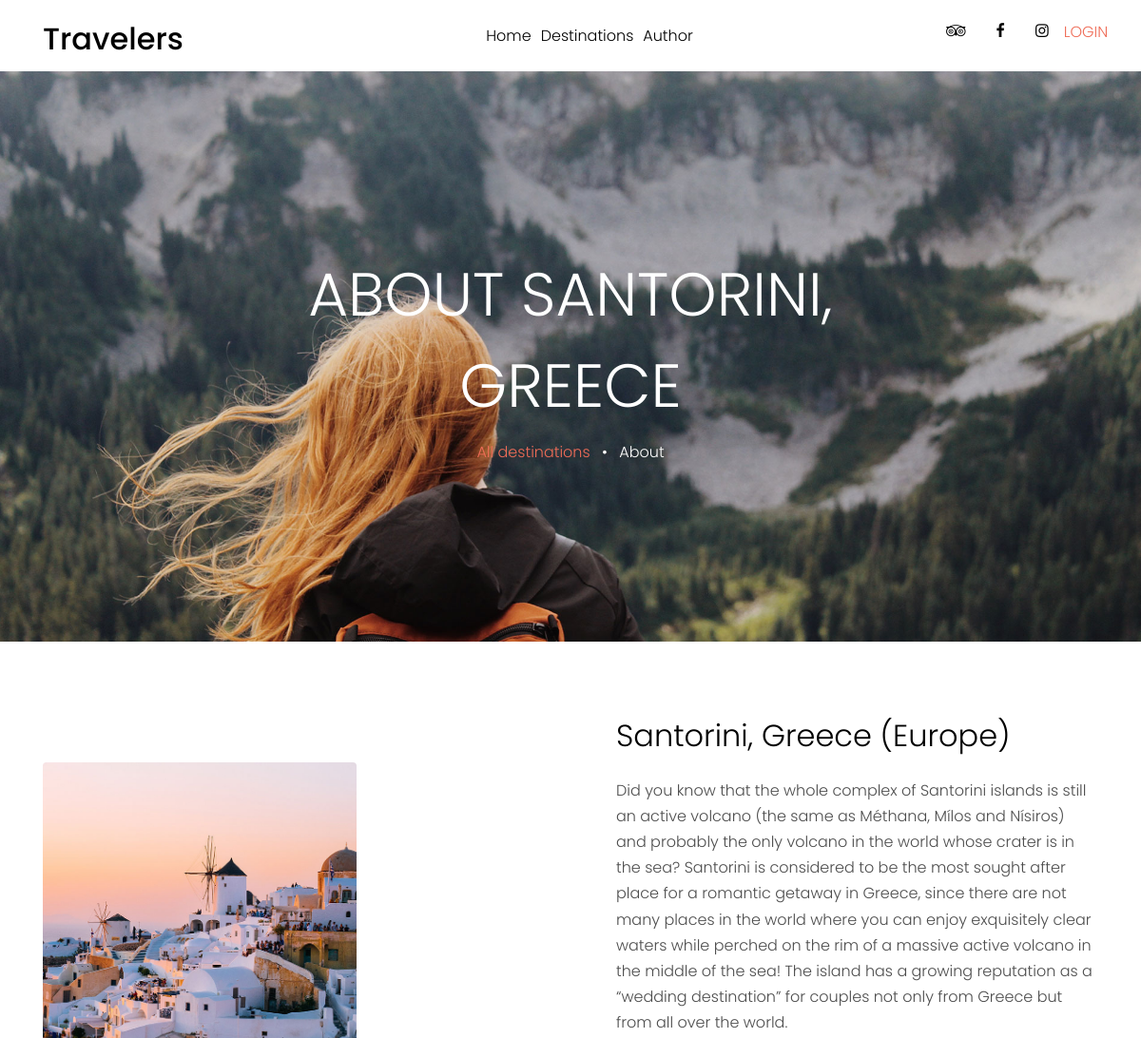
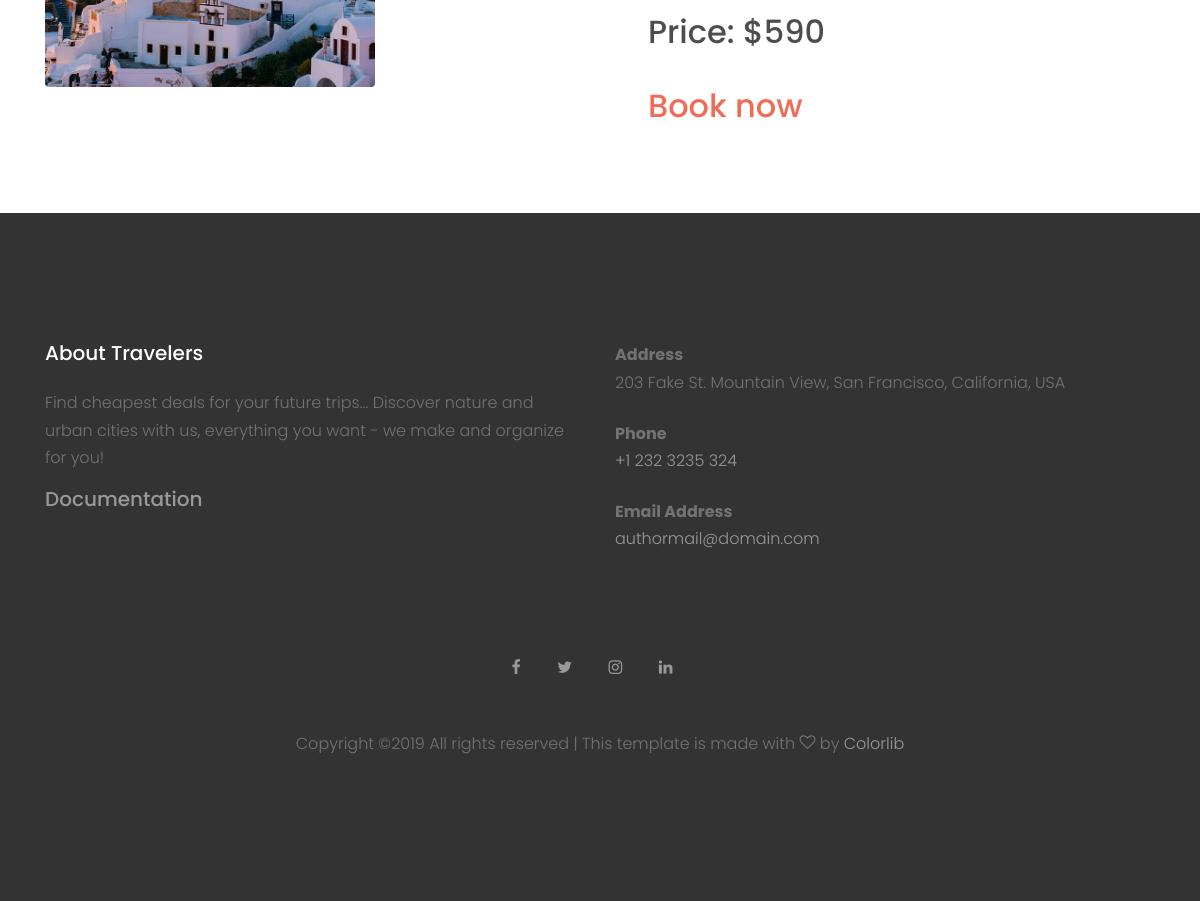
/index.php?page=destination&id=1, run on the app's committed database (2 pictures, top to bottom).
### tables this page shows
CREATE TABLE `menu` (
  `id` int(11) NOT NULL,
  `title` varchar(150) NOT NULL,
  `path` varchar(150) NOT NULL
);

CREATE TABLE `destinations` (
  `id` int(11) NOT NULL,
  `name` varchar(50) NOT NULL,
  `description` text NOT NULL,
  `picture` varchar(200) NOT NULL,
  `price` int(11) NOT NULL,
  `continent_id` int(11) NOT NULL,
  `hot` varchar(20) NOT NULL
);

CREATE TABLE `continent` (
  `id` int(11) NOT NULL,
  `cont_name` varchar(50) NOT NULL
);

### config/connection.php (called while the page is built, shortened)
<?php
try {
    $conn = new PDO("mysql:host=".SERVER.";dbname=".DATABASE.";charset=utf8", USERNAME, PASSWORD);
    $conn->setAttribute(PDO::ATTR_DEFAULT_FETCH_MODE, PDO::FETCH_OBJ);
    $conn->setAttribute(PDO::ATTR_ERRMODE, PDO::ERRMODE_EXCEPTION);
}
catch(PDOException $ex){
    echo $ex->getMessage();
}
function executeQuery($query){
    global $conn;
    return $conn->query($query)->fetchAll();
}

### models/functions.php (called while the page is built, shortened)
<?php
function getMenu(){
    return executeQuery("SELECT * FROM menu");
}
?>

### models/destinations/get_destinations.php (called while the page is built, shortened)
<?php
function get_one_dest($dest_id){
    global $conn;
    try{
       $select_dest=$conn->prepare("SELECT *, d.id AS dest_id FROM destinations d INNER JOIN continent c ON d.continent_id=c.id WHERE d.id=?");
       $select_dest->execute([$dest_id]);
       $destination=$select_dest->fetch();
       return $destination;
    }
    catch(PDOException $ex){
        return $ex->getMessage();
        errorsList($ex->getMessage());
    }
}
?>

### views/pages/one_destination.php (the view)
<?php
include "models/destinations/get_destinations.php";
$destination=get_one_dest($_GET['id']);
if($destination):
?>
<div class="site-blocks-cover inner-page-cover" style="background-image: url(images/hero_bg_2.jpg);" data-aos="fade" data-stellar-background-ratio="0.5">
        <div class="container">
          <div class="row align-items-center justify-content-center text-center">
            <div class="col-md-8" data-aos="fade-up" data-aos-delay="400">
              <h1 class="text-white font-weight-light">About <?=$destination->name?></h1>
              <div><a href="index.php?page=destinations">All destinations</a> <span class="mx-2 text-white">&bullet;</span> <span class="text-white">About</span></div>
            </div>
          </div>
        </div>
      </div>
    <div class="site-section" data-aos="fade-up">
      <div class="container">
        <div class="row align-items-center">
          <div class="col-md-6 mb-5 mb-md-0">
            <img src="<?=$destination->picture?>" alt="Image" class="img-fluid rounded">
          </div>
          <div class="col-md-6 pl-md-5">
            <h2 class="font-weight-light text-black mb-4"><?=$destination->name?> (<?=$destination->cont_name?>)</h2>
            <p><?=$destination->description?></p>
            <h2 class="font-size-regular"> Price: $<?=$destination->price?></h2>
            <br/>
            <h2 class="font-size-regular"><a href="index.php?page=booking&id=<?=$destination->dest_id?>">Book now</a></h2>
          </div>
        </div>
      </div>
    </div>
<?php endif; ?>

### views/fixed/head.php (shortened to what this page needs)
<!DOCTYPE html>
<html lang="en">
  <head>
    <link rel="stylesheet" href="assets/fonts/icomoon/style.css">
    <link rel="stylesheet" href="assets/css/bootstrap.min.css">
    <link rel="stylesheet" href="assets/css/magnific-popup.css">
    <link rel="stylesheet" href="assets/css/jquery-ui.css">
    <link rel="stylesheet" href="assets/css/owl.carousel.min.css">
    <link rel="stylesheet" href="assets/css/owl.theme.default.min.css">
    <link rel="stylesheet" href="assets/css/bootstrap-datepicker.css">
    <link rel="stylesheet" href="assets/fonts/flaticon/font/flaticon.css">
    <link rel="stylesheet" href="https://cdn.jsdelivr.net/npm/mediaelement@4.2.7/build/mediaelementplayer.min.css">
    <link rel="stylesheet" href="assets/css/aos.css">
    <link rel="stylesheet" href="assets/css/style.css">
    <link rel="stylesheet" href="assets/css/my.css">
  </head>

### views/fixed/header.php (shortened to what this page needs)
<body>
 <?php
  require_once "models/functions.php";
  require_once "config/connection.php";
  ?>
  <div class="site-wrap">
    <header class="site-navbar py-1" role="banner">
      <div class="container">
        <div class="row align-items-center">
          <div class="col-6 col-xl-2">
            <h1 class="mb-0"><a href="index.html" class="text-black h2 mb-0">Travelers</a></h1>
          </div>
          <div class="col-10 col-md-8 d-none d-xl-block">
            <nav class="site-navigation position-relative text-right text-lg-center" role="navigation">
            <ul class="site-menu js-clone-nav mx-auto d-none d-lg-block">
            <?php
           $menus=getMenu();
           foreach ($menus as $menu): ?>
           <li> <a href="<?=$menu->path?>" ><?=$menu->title?> </li>
            <?php endforeach; ?>
              </ul>
            </nav>
          </div>
          <div class="col-6 col-xl-2 text-right">
            <div class="d-none d-xl-inline-block">
              <ul class="site-menu js-clone-nav ml-auto list-unstyled d-flex text-right mb-0" data-class="social">
                <li>
                  <a href="#" class="pl-0 pr-3 text-black"><span class="icon-tripadvisor"></span></a>
                </li>
                <li>
                  <a href="#" class="pl-3 pr-3 text-black"><span class="icon-facebook"></span></a>
                </li>
                <li>
                  <a href="#" class="pl-3 pr-3 text-black"><span class="icon-instagram"></span></a>
                </li>
                <?php if(isset($_SESSION['user'])):?>
                      <li><a href="models/users/logout.php">LOGOUT</a></li>
                 <?php else: ?>
                  <li><a href="index.php?page=login">LOGIN</a></li>
             <?php endif;?>
              </ul>
            </div>
          </div>
        </div>
      </div>
    </header>

### index.php (shortened to what this page needs)
<?php
  require_once "config/connection.php";
  include "views/fixed/head.php";
  include "views/fixed/header.php";
  if(isset($_GET['page'])){
    switch($_GET['page'])
    {
      case 'destination':
        if(isset($_GET['id'])){
          include "views/pages/one_destination.php";
        } else {
          include "views/pages/404.php";
        }
        break;
    }
  } else {
    include "views/pages/home.php";
  }
  include "views/fixed/footer.php";
?>

### views/fixed/footer.php (shortened to what this page needs)
<footer class="site-footer">
      <div class="container">
        <div class="row">
          <div class="col-lg-6">
            <div class="mb-5">
              <h3 class="footer-heading mb-4">About Travelers</h3>
              <p>Find cheapest deals for your future trips... Discover nature and urban cities with us, everything you want - we make and organize for you!</p>
              <h3 class="footer-heading mb-4"><a href="data/documentation.pdf">Documentation</a></h3>
            </div>
          </div>
          <div class="col-lg-6 mb-5 mb-lg-0">
              <p class="mb-0 font-weight-bold">Address</p>
              <p class="mb-4">203 Fake St. Mountain View, San Francisco, California, USA</p>
              <p class="mb-0 font-weight-bold">Phone</p>
              <p class="mb-4"><a href="#">+1 232 3235 324</a></p>
              <p class="mb-0 font-weight-bold">Email Address</p>
              <p class="mb-0"><a href="#">authormail@domain.com</a></p>
          </div>
        </div>
        <div class="row pt-5 mt-5 text-center">
          <div class="col-md-12">
            <div class="mb-5">
              <a href="#" class="pl-0 pr-3"><span class="icon-facebook"></span></a>
              <a href="#" class="pl-3 pr-3"><span class="icon-twitter"></span></a>
              <a href="#" class="pl-3 pr-3"><span class="icon-instagram"></span></a>
              <a href="#" class="pl-3 pr-3"><span class="icon-linkedin"></span></a>
            </div>
            <p>
            Copyright &copy;<script>document.write(new Date().getFullYear());</script> All rights reserved | This template is made with <i class="icon-heart-o" aria-hidden="true"></i> by <a href="https://colorlib.com" target="_blank" >Colorlib</a>
            </p>
          </div>
        </div>
      </div>
    </footer>
  </div>
  </body>
</html>

### assets/css/style.css (style rules this page uses)
body { line-height: 1.7; color: #4d4d4d; font-weight: 300; font-size: 1rem; }
a { -webkit-transition: .3s all ease; -o-transition: .3s all ease; transition: .3s all ease; }
h1, h2, h3, h4, h5, .h1, .h2, .h3, .h4, .h5 { font-family: "Poppins", -apple-system, BlinkMacSystemFont, "Segoe UI", Roboto, "Helvetica Neue", Arial, sans-serif, "Apple Color Emoji", "Segoe UI Emoji", "Segoe UI Symbol", "Noto Color Emoji"; }
.text-black { color: #000 !important; }
.site-wrap:before { -webkit-transition: .3s all ease-in-out; -o-transition: .3s all ease-in-out; transition: .3s all ease-in-out; background: rgba(0, 0, 0, 0.6); content: ""; position: absolute; z-index: 2000; top: 0; left: 0; right: 0; bottom: 0; opacity: 0; visibility: hidden; }
.site-section { padding: 2.5em 0; }
@media (min-width: 768px) { .site-section { padding: 5em 0; } }
.site-footer { padding: 4em 0; background: #333333; }
@media (min-width: 768px) { .site-footer { padding: 8em 0; } }
.site-footer p { color: #737373; }
.site-footer h2, .site-footer h3, .site-footer h4, .site-footer h5 { color: #fff; }
.site-footer a { color: #999999; }
.site-footer .footer-heading { font-size: 20px; color: #fff; }
.site-navbar { margin-bottom: 0px; z-index: 1999; position: relative; }
.site-navbar .site-navigation .site-menu { margin-bottom: 0; }
.site-navbar .site-navigation .site-menu a { text-decoration: none !important; display: inline-block; }
.site-navbar .site-navigation .site-menu > li { display: inline-block; padding: 10px 5px; }
.site-navbar .site-navigation .site-menu > li > a { padding: 10px 0px; color: #000; text-decoration: none !important; }
.site-mobile-menu .site-nav-wrap { padding: 0; margin: 0; list-style: none; position: relative; }
.site-mobile-menu .site-nav-wrap a { padding: 10px 20px; display: block; position: relative; color: #212529; }
.site-mobile-menu .site-nav-wrap li { position: relative; display: block; }
.site-mobile-menu .site-nav-wrap > li { display: block; position: relative; float: left; width: 100%; }
.site-mobile-menu .site-nav-wrap > li > a { padding-left: 20px; font-size: 20px; }
.site-mobile-menu .site-nav-wrap[data-class="social"] { float: left; width: 100%; margin-top: 30px; padding-bottom: 5em; }
.site-mobile-menu .site-nav-wrap[data-class="social"] > li { width: auto; }
.site-blocks-cover { background-size: cover; background-repeat: no-repeat; background-position: top; background-position: center center; }
.site-blocks-cover, .site-blocks-cover .row { min-height: 600px; height: calc(100vh - 73px); }
.site-blocks-cover.inner-page-cover, .site-blocks-cover.inner-page-cover .row { min-height: 600px; height: calc(30vh); }
.site-blocks-cover h1 { text-transform: uppercase; font-size: 4rem; font-weight: 900; color: #fff; line-height: 1.5; }
.img-fluid { width: 330px; height: 376; }

### data on the page
menu: title "Home"
menu: title "Destinations"
menu: title "Author"
destinations: name "SANTORINI, GREECE", picture (picture), name "Santorini, Greece", continent.cont_name "Europe", description "Did you know that the whole complex of Santorini islands is still an active volcano (the same as Méthana, Mílos and Nísiros) and probably the only volcano in the world whose crater is in the sea? Santorini is considered to be the most sought after place for a romantic getaway in Greece, since there are not many places in the world where you can enjoy exquisitely clear waters while perched on the rim of a massive active volcano in the middle of the sea! The island has a growing reputation as a “wedding destination” for couples not only from Greece but from all over the world.", price "590"
